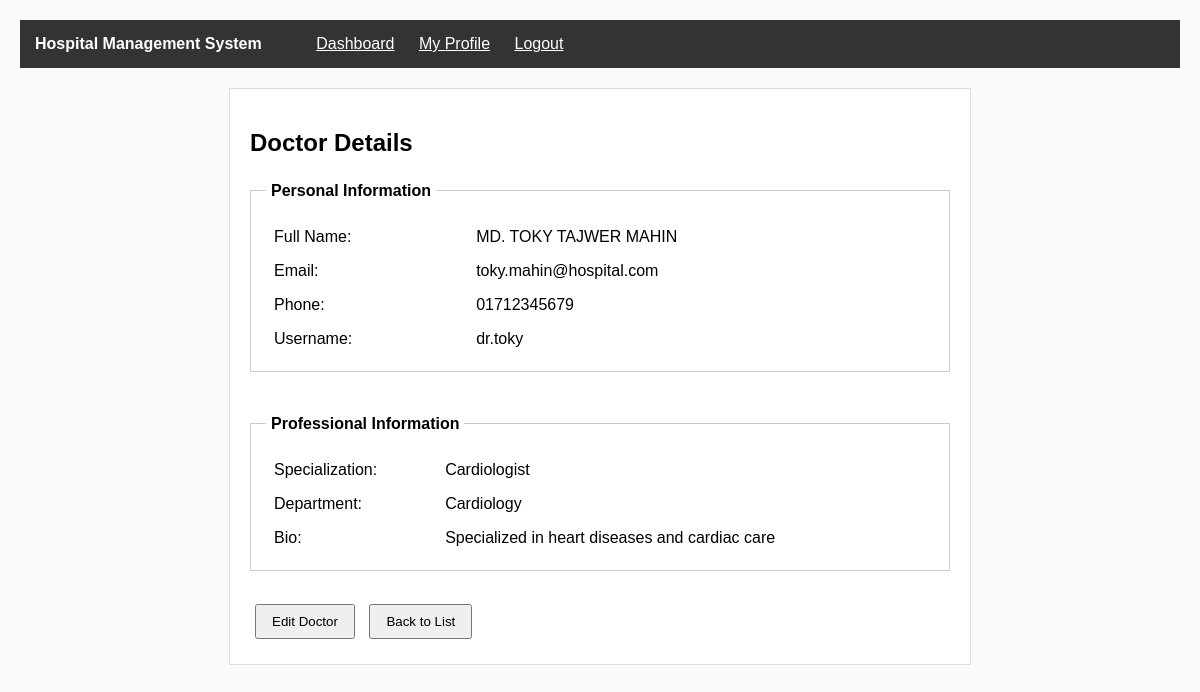
The page /view/admin_doctor_view.php?id=1 (signed in) on the database its author committed.
### tables this page shows
CREATE TABLE users (
  id INT AUTO_INCREMENT PRIMARY KEY,
  full_name VARCHAR(100) NOT NULL,
  email VARCHAR(100) NOT NULL,
  phone VARCHAR(20) NOT NULL,
  username VARCHAR(50) NOT NULL UNIQUE,
  password VARCHAR(255) NOT NULL,
  role VARCHAR(20) NOT NULL,
  profile_picture VARCHAR(255),
  original_picture_name VARCHAR(255),
  address TEXT,
  registration_date TIMESTAMP DEFAULT CURRENT_TIMESTAMP
);

CREATE TABLE doctors (
  id INT AUTO_INCREMENT PRIMARY KEY,
  user_id INT NOT NULL,
  department_id INT,
  specialization VARCHAR(100) NOT NULL,
  bio TEXT,
  FOREIGN KEY (user_id) REFERENCES users(id),
  FOREIGN KEY (department_id) REFERENCES departments(id)
);

CREATE TABLE departments (
  id INT AUTO_INCREMENT PRIMARY KEY,
  department_name VARCHAR(100) NOT NULL UNIQUE,
  description TEXT
);

### model/doctorModel.php (called while the page is built, shortened)
<?php
function getDoctorById($id)
{
    $con = getConnection();
    $sql = "SELECT * FROM doctors WHERE id='{$id}'";
    $result = mysqli_query($con, $sql);
    if (mysqli_num_rows($result) == 1) {
        return mysqli_fetch_assoc($result);
    } else {
        return false;
    }
}
?>

### model/userModel.php (called while the page is built, shortened)
<?php
function getUserById($id)
{
    $con = getConnection();
    $sql = "SELECT * FROM users WHERE id='{$id}'";
    $result = mysqli_query($con, $sql);
    if (mysqli_num_rows($result) == 1) {
        return mysqli_fetch_assoc($result);
    } else {
        return false;
    }
}
?>

### model/departmentModel.php (called while the page is built, shortened)
<?php
function getDepartmentById($id)
{
    $con = getConnection();
    $sql = "SELECT * FROM departments WHERE id='{$id}'";
    $result = mysqli_query($con, $sql);
    if (mysqli_num_rows($result) == 1) {
        return mysqli_fetch_assoc($result);
    } else {
        return false;
    }
}
?>

### view/admin_doctor_view.php (the view, shortened to what this page needs)
<?php
require_once('../model/doctorModel.php');
require_once('../model/userModel.php');
require_once('../model/departmentModel.php');
$doctor_id = isset($_GET['id']) ? $_GET['id'] : 0;
$doctor = getDoctorById($doctor_id);
if ($doctor) {
    $user = getUserById($doctor['user_id']);
    $dept = $doctor['department_id'] ? getDepartmentById($doctor['department_id']) : null;
}
?>
<!DOCTYPE html>
<html lang="en">
<head>
    <link rel="stylesheet" href="../assets/css/style.css">
</head>
<body>
    <div class="navbar">
        <span class="navbar-title">Hospital Management System</span>
        <a href="dashboard_admin.php" class="navbar-link">Dashboard</a>
        <a href="profile_view.php" class="navbar-link">My Profile</a>
        <a href="../controller/logout.php" class="navbar-link">Logout</a>
    </div>
    <div class="main-container">
        <h2>Doctor Details</h2>
        <?php if ($doctor && $user): ?>
            <fieldset>
                <legend>Personal Information</legend>
                <table>
                    <tr>
                        <td>Full Name:</td>
                        <td><?php echo $user['full_name']; ?></td>
                    </tr>
                    <tr>
                        <td>Email:</td>
                        <td><?php echo $user['email']; ?></td>
                    </tr>
                    <tr>
                        <td>Phone:</td>
                        <td><?php echo $user['phone']; ?></td>
                    </tr>
                    <tr>
                        <td>Username:</td>
                        <td><?php echo $user['username']; ?></td>
                    </tr>
                </table>
            </fieldset>
            <br>
            <fieldset>
                <legend>Professional Information</legend>
                <table>
                    <tr>
                        <td>Specialization:</td>
                        <td><?php echo $doctor['specialization']; ?></td>
                    </tr>
                    <tr>
                        <td>Department:</td>
                        <td><?php echo $dept ? $dept['department_name'] : 'N/A'; ?></td>
                    </tr>
                    <tr>
                        <td>Bio:</td>
                        <td><?php echo $doctor['bio']; ?></td>
                    </tr>
                </table>
            </fieldset>
            <br>
            <a href="admin_doctor_edit.php?id=<?php echo $doctor['id']; ?>"><button>Edit Doctor</button></a>
            <a href="admin_doctor_list.php"><button>Back to List</button></a>
        <?php else: ?>
            <p>Doctor not found.</p>
            <a href="admin_doctor_list.php"><button>Back to List</button></a>
        <?php endif; ?>
    </div>
</body>
</html>

### assets/css/style.css (style rules this page uses)
body { margin: 0; padding: 20px; background-color: #fafafa; font-family: Arial, sans-serif; }
.main-container { width: 700px; margin: 20px auto; padding: 20px; background-color: white; border: 1px solid #ddd; }
.navbar { background-color: #333; color: white; padding: 15px; margin-bottom: 20px; }
.navbar-title { margin-right: 30px; font-weight: bold; }
.navbar-link { color: white; margin-left: 20px; }
fieldset { padding: 15px; margin: 10px 0; border: 1px solid #ccc; }
legend { font-weight: bold; padding: 5px; }
table { width: 100%; border-collapse: collapse; }
td { padding: 8px; }
input[type="submit"], button { padding: 8px 15px; margin: 5px; cursor: pointer; }
a { color: blue; }

### rows shown on the page
users: full_name "MD. TOKY TAJWER MAHIN", email "toky.mahin@hospital.com", phone "01712345679", username "dr.toky"
doctors: specialization "Cardiologist", bio "Specialized in heart diseases and cardiac care"
departments: department_name "Cardiology"
